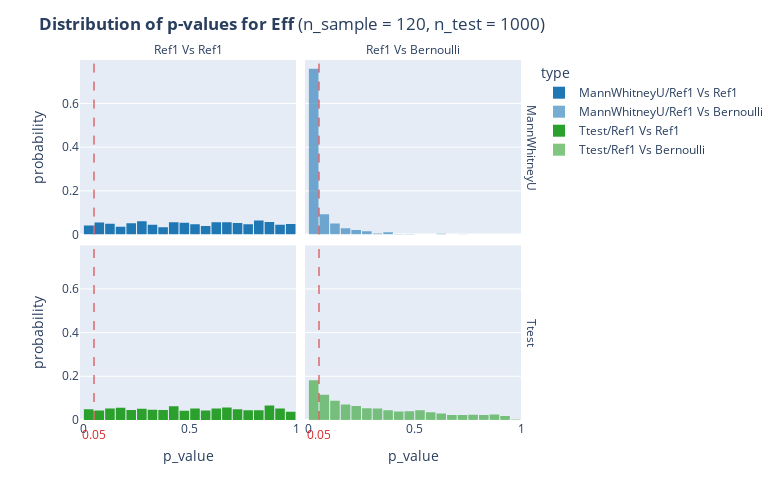

The notebook cell this image was saved under:
### Markdown cell above
## Eff

### Code cell
calculate_p_values(n_sample=120, n_test=1000, cate_interest='Eff', Halternative = 'greater')

### Figure 1 — Plotly figure (JSON) as saved in the notebook; plotly's stock layout.template omitted (floating-point values rounded to 4 significant figures; data arrays with more than 128 entries replaced by an {"elided": "..."} marker saying what was removed)
{"data": [{"alignmentgroup": "True", "bingroup": "x", "histnorm": "probability", "hovertemplate": "type=MannWhitneyU/Ref1 Vs Ref1<br>test=MannWhitneyU<br>category=Ref1 Vs Ref1<br>p_value=%{x}<br>probability=%{y}<extra></extra>", "legendgroup": "MannWhitneyU/Ref1 Vs Ref1", "marker": {"color": "rgb(31, 119, 180)", "pattern": {"shape": ""}}, "name": "MannWhitneyU/Ref1 Vs Ref1", "offsetgroup": "MannWhitneyU/Ref1 Vs Ref1", "orientation": "v", "showlegend": true, "type": "histogram", "x": {"elided": "1000 float values"}, "xaxis": "x3", "xbins": {"size": 0.05, "start": 0}, "yaxis": "y3"}, {"alignmentgroup": "True", "bingroup": "x", "histnorm": "probability", "hovertemplate": "type=MannWhitneyU/Ref1 Vs Bernoulli<br>test=MannWhitneyU<br>category=Ref1 Vs Bernoulli<br>p_value=%{x}<br>probability=%{y}<extra></extra>", "legendgroup": "MannWhitneyU/Ref1 Vs Bernoulli", "marker": {"color": "rgba(31, 119, 180, 0.6)", "pattern": {"shape": ""}}, "name": "MannWhitneyU/Ref1 Vs Bernoulli", "offsetgroup": "MannWhitneyU/Ref1 Vs Bernoulli", "orientation": "v", "showlegend": true, "type": "histogram", "x": {"elided": "1000 float values"}, "xaxis": "x4", "xbins": {"size": 0.05, "start": 0}, "yaxis": "y4"}, {"alignmentgroup": "True", "bingroup": "x", "histnorm": "probability", "hovertemplate": "type=Ttest/Ref1 Vs Ref1<br>test=Ttest<br>category=Ref1 Vs Ref1<br>p_value=%{x}<br>probability=%{y}<extra></extra>", "legendgroup": "Ttest/Ref1 Vs Ref1", "marker": {"color": "rgb(44, 160, 44)", "pattern": {"shape": ""}}, "name": "Ttest/Ref1 Vs Ref1", "offsetgroup": "Ttest/Ref1 Vs Ref1", "orientation": "v", "showlegend": true, "type": "histogram", "x": {"elided": "1000 float values"}, "xaxis": "x", "xbins": {"size": 0.05, "start": 0}, "yaxis": "y"}, {"alignmentgroup": "True", "bingroup": "x", "histnorm": "probability", "hovertemplate": "type=Ttest/Ref1 Vs Bernoulli<br>test=Ttest<br>category=Ref1 Vs Bernoulli<br>p_value=%{x}<br>probability=%{y}<extra></extra>", "legendgroup": "Ttest/Ref1 Vs Bernoulli", "marker": {"color": "rgba(44, 160, 44, 0.6)", "pattern": {"shape": ""}}, "name": "Ttest/Ref1 Vs Bernoulli", "offsetgroup": "Ttest/Ref1 Vs Bernoulli", "orientation": "v", "showlegend": true, "type": "histogram", "x": {"elided": "1000 float values"}, "xaxis": "x2", "xbins": {"size": 0.05, "start": 0}, "yaxis": "y2"}], "layout": {"annotations": [{"showarrow": false, "text": "Ref1 Vs Ref1", "x": 0.24, "xanchor": "center", "xref": "paper", "y": 1, "yanchor": "bottom", "yref": "paper"}, {"showarrow": false, "text": "Ref1 Vs Bernoulli", "x": 0.74, "xanchor": "center", "xref": "paper", "y": 1, "yanchor": "bottom", "yref": "paper"}, {"showarrow": false, "text": "Ttest", "textangle": 90, "x": 0.98, "xanchor": "left", "xref": "paper", "y": 0.2425, "yanchor": "middle", "yref": "paper"}, {"showarrow": false, "text": "MannWhitneyU", "textangle": 90, "x": 0.98, "xanchor": "left", "xref": "paper", "y": 0.7575, "yanchor": "middle", "yref": "paper"}, {"font": {"color": "rgb(214, 39, 40)", "size": 12}, "showarrow": false, "text": "0.05", "x": 0.05, "xref": "x", "y": -0.07, "yref": "paper"}, {"font": {"color": "rgb(214, 39, 40)", "size": 12}, "showarrow": false, "text": "0.05", "x": 0.05, "xref": "x2", "y": -0.07, "yref": "paper"}], "bargap": 0.1, "barmode": "relative", "height": 500, "legend": {"title": {"text": "type"}, "tracegroupgap": 0}, "margin": {"t": 60}, "shapes": [{"line": {"color": "rgb(214, 39, 40)", "dash": "dash", "width": 1}, "type": "line", "x0": 0.05, "x1": 0.05, "xref": "x", "y0": 0, "y1": 1, "yref": "y domain"}, {"line": {"color": "rgb(214, 39, 40)", "dash": "dash", "width": 1}, "type": "line", "x0": 0.05, "x1": 0.05, "xref": "x2", "y0": 0, "y1": 1, "yref": "y2 domain"}, {"line": {"color": "rgb(214, 39, 40)", "dash": "dash", "width": 1}, "type": "line", "x0": 0.05, "x1": 0.05, "xref": "x3", "y0": 0, "y1": 1, "yref": "y3 domain"}, {"line": {"color": "rgb(214, 39, 40)", "dash": "dash", "width": 1}, "type": "line", "x0": 0.05, "x1": 0.05, "xref": "x4", "y0": 0, "y1": 1, "yref": "y4 domain"}], "title": {"text": "<b>Distribution of p-values for Eff</b> (n_sample = 120, n_test = 1000)"}, "width": 780, "xaxis": {"anchor": "y", "domain": [0, 0.48], "title": {"text": "p_value"}}, "xaxis2": {"anchor": "y2", "domain": [0.5, 0.98], "matches": "x", "title": {"text": "p_value"}}, "xaxis3": {"anchor": "y3", "domain": [0, 0.48], "matches": "x", "showticklabels": false}, "xaxis4": {"anchor": "y4", "domain": [0.5, 0.98], "matches": "x", "showticklabels": false}, "yaxis": {"anchor": "x", "domain": [0, 0.485], "title": {"text": "probability"}}, "yaxis2": {"anchor": "x2", "domain": [0, 0.485], "matches": "y", "showticklabels": false}, "yaxis3": {"anchor": "x3", "domain": [0.515, 1], "matches": "y", "title": {"text": "probability"}}, "yaxis4": {"anchor": "x4", "domain": [0.515, 1], "matches": "y", "showticklabels": false}}}
